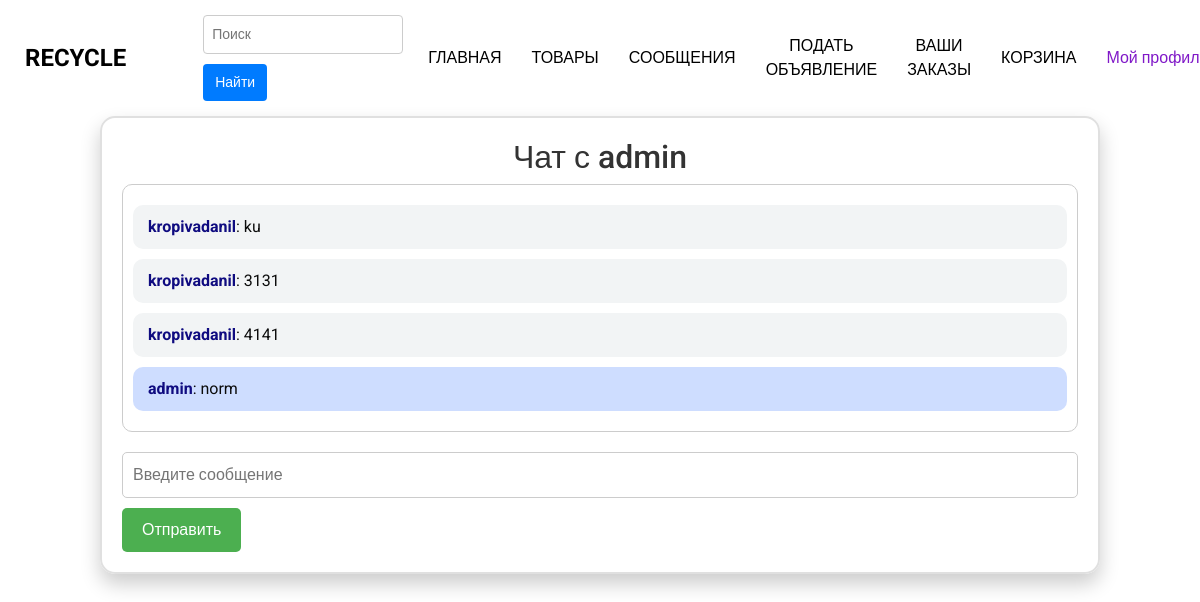
The page /chat/7/ (signed in) on the database as committed earlier.
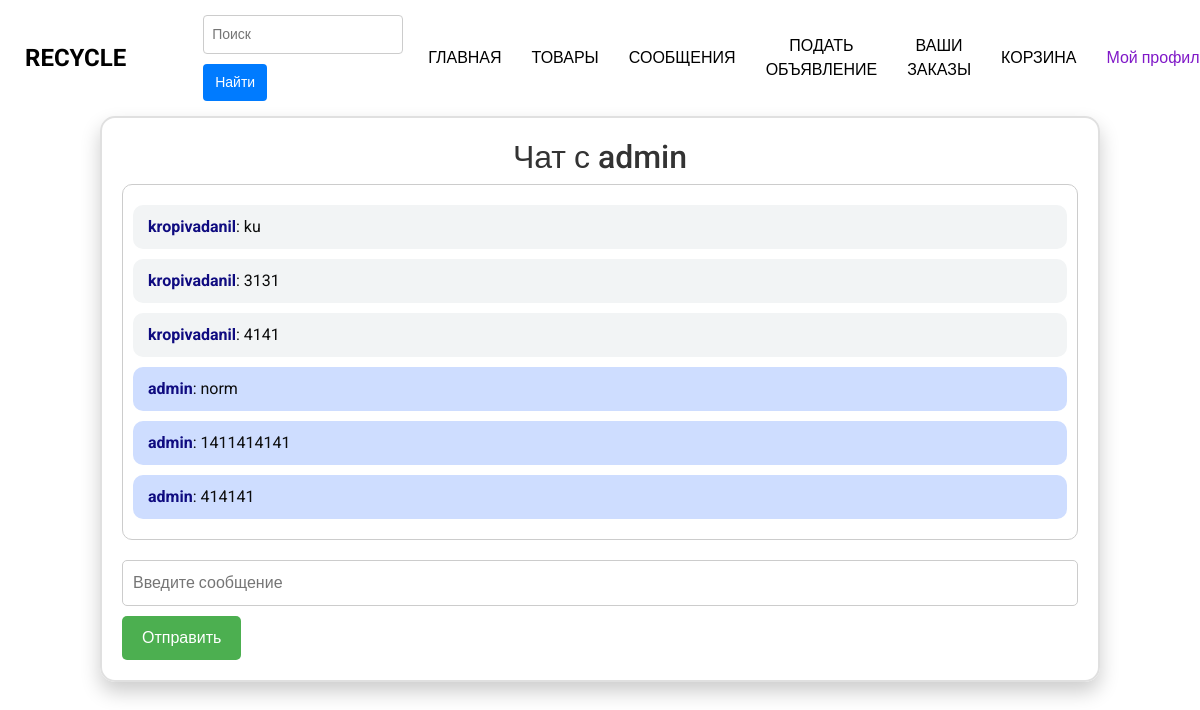
The same page on the database as committed later.
### bboard/models.py (models this page shows, shortened)
class Message(models.Model):
    chat = models.ForeignKey(Chat, related_name='messages', on_delete=models.CASCADE, verbose_name='Чат')
    sender = models.ForeignKey(User, on_delete=models.CASCADE, verbose_name='Отправитель')
    content = models.TextField(db_index=False, verbose_name='Содержание')
    created_at = models.DateTimeField(auto_now_add=True, verbose_name='Дата создания')
    is_read = models.BooleanField(default=False, verbose_name='Прочитано')
    class Meta:
        verbose_name = "Сообщение"
        verbose_name_plural = "Сообщения"

### accounts/models.py (models this page shows, shortened)
class User(AbstractUser):
    phone_number = models.CharField(max_length=20, verbose_name="Номер телефона")
    city = models.CharField(max_length=100, choices=CITY_CHOICES, verbose_name="Населенный пункт")
    average_rating = models.DecimalField(max_digits=3, decimal_places=2, default=0.0, verbose_name="Средний рейтинг")
    total_ratings = models.PositiveIntegerField(default=0, verbose_name="Количество оценок")

### bboard/views.py (the view)
# urls.py: path('chat/<int:chat_id>/', views.chat_view, name="chat"),
@login_required
def chat_view(request, chat_id):
    chat, messages = services.get_chat_and_messages(request.user, chat_id)
    if chat is None:
        return HttpResponse("У вас нет доступа к этому чату.")
    count = services.count_messages(messages, request.user)
    return render(request, "products/chat.html", {"chat": chat, "messages": messages, "count": count})

### bboard/services.py (called while the page is built)
def get_chat_and_messages(user, chat_id):
    chat = get_object_or_404(Chat.objects.select_related('receiver'), id=chat_id)
    if user != chat.sender and user != chat.receiver:
        return None, None
    messages = Message.objects.filter(chat=chat).order_by('created_at').select_related('sender')
    return chat, messages

def count_messages(msgs, user):
    count = 0
    for message in msgs:
        if not message.is_read and message.sender != user:
            count += 1
            message.is_read = True
            message.save()
    return count

### templates/products/chat.html (shortened to what this page needs)
{% extends 'products/new/base.html' %}
{% load static %}
{%block styles%}<link rel="stylesheet" type="text/css" href="{% static 'chat.css' %}">{% endblock %}
{% block content %}
<div class="chat-container">
    <h2>Чат с {{ chat.receiver.username }}</h2>
    <div class="messages-container-new">
        {% for message in messages %}
        <div class="message-new" style="background-color: {% if message.sender == request.user %}rgb(206, 221, 255){% else %}rgb(242, 244, 245){% endif %}">
            <p><strong>{{ message.sender.username }}</strong>: {{ message.content }}</p>
        </div>
        {% endfor %}
    </div>
    <div class="input-container-new">
        <form method="POST" action="{% url 'send_message' chat.id %}">
            <input type="text" name="message" placeholder="Введите сообщение" required>
            <button type="submit">Отправить</button>
        </form>
    </div>
</div>
{% endblock %}

Rows that differ between the two databases and show on the page:
added Message: sender.username "admin", content "1411414141"
added Message: sender.username "admin", content "414141"
